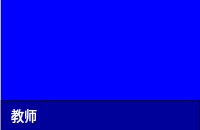
      <widget class="QFrame" name="frame_2">
       <property name="minimumSize">
        <size>
         <width>200</width>
         <height>130</height>
        </size>
       </property>
       <property name="maximumSize">
        <size>
         <width>200</width>
         <height>130</height>
        </size>
       </property>
       <property name="styleSheet">
        <string notr="true"/>
       </property>
       <property name="frameShape">
        <enum>QFrame::StyledPanel</enum>
       </property>
       <property name="frameShadow">
        <enum>QFrame::Raised</enum>
       </property>
       <widget class="QLabel" name="teacher_camera_label">
        <property name="geometry">
         <rect>
          <x>1</x>
          <y>0</y>
          <width>199</width>
          <height>130</height>
         </rect>
        </property>
        <property name="styleSheet">
         <string notr="true">QFrame {
	border:none;
	background: blue;
}</string>
        </property>
        <property name="text">
         <string/>
        </property>
       </widget>
       <widget class="QFrame" name="frame_3">
        <property name="geometry">
         <rect>
          <x>0</x>
          <y>100</y>
          <width>200</width>
          <height>39</height>
         </rect>
        </property>
        <property name="styleSheet">
         <string notr="true">QFrame {
	border-left: 1px solid #E8ECEC;
	background-color: rgba(0, 0, 0, 100);
}</string>
        </property>
        <property name="frameShape">
         <enum>QFrame::StyledPanel</enum>
        </property>
        <property name="frameShadow">
         <enum>QFrame::Raised</enum>
        </property>
        <layout class="QHBoxLayout" name="horizontalLayout">
         <property name="spacing">
          <number>0</number>
         </property>
         <property name="leftMargin">
          <number>10</number>
         </property>
         <property name="topMargin">
          <number>0</number>
         </property>
         <property name="rightMargin">
          <number>10</number>
         </property>
         <property name="bottomMargin">
          <number>10</number>
         </property>
         <item>
          <widget class="QLabel" name="label_3">
           <property name="font">
            <font>
             <family>微软雅黑</family>
             <pointsize>10</pointsize>
            </font>
           </property>
           <property name="styleSheet">
            <string notr="true">QLabel {
	border: none;
	background: none;
	color: #ffffff;
}</string>
           </property>
           <property name="text">
            <string>教师</string>
           </property>
          </widget>
         </item>
         <item>
          <spacer name="horizontalSpacer">
           <property name="orientation">
            <enum>Qt::Horizontal</enum>
           </property>
           <property name="sizeHint" stdset="0">
            <size>
             <width>40</width>
             <height>20</height>
            </size>
           </property>
          </spacer>
         </item>
         <item>
          <widget class="QPushButton" name="pushButton_6">
           <property name="minimumSize">
            <size>
             <width>20</width>
             <height>0</height>
            </size>
           </property>
           <property name="cursor">
            <cursorShape>PointingHandCursor</cursorShape>
           </property>
           <property name="styleSheet">
            <string notr="true">QPushButton {
	background: none;
	border: none;
}</string>
           </property>
           <property name="text">
            <string/>
           </property>
           <property name="icon">
            <iconset>
             <activeoff>:/button/Resources/material/button/voice.png</activeoff>
             <activeon>:/button/Resources/material/button/voice_close.png</activeon>
            </iconset>
           </property>
           <property name="iconSize">
            <size>
             <width>15</width>
             <height>15</height>
            </size>
           </property>
           <property name="checkable">
            <bool>true</bool>
           </property>
          </widget>
         </item>
        </layout>
       </widget>
      </widget>
